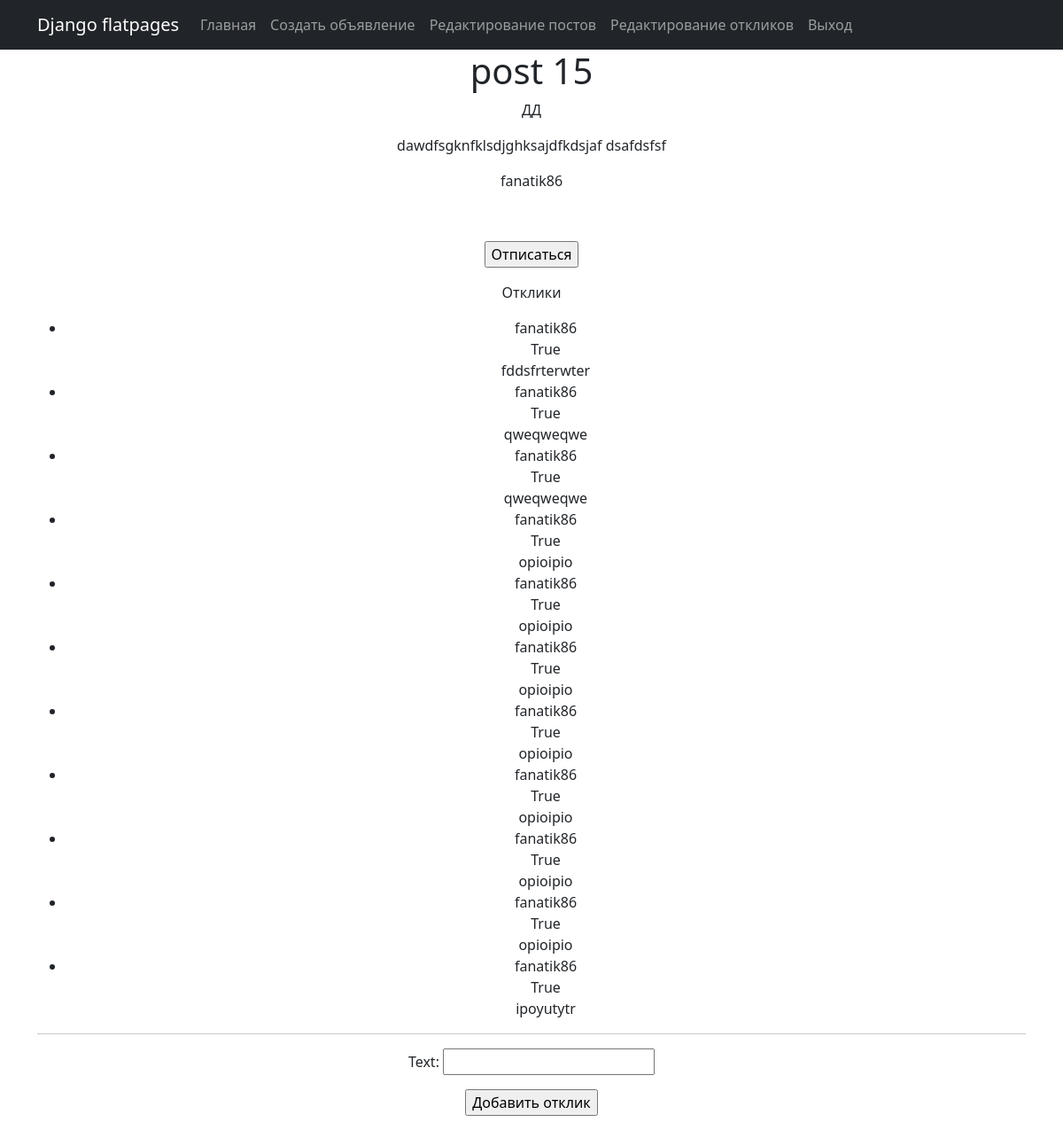
Screenshot of /posts/21 (signed in) with the database file from the repository.
### Post/models.py (models this page shows, shortened)
class Posts(models.Model):
    id_Post = models.BigAutoField(primary_key=True)
    header = models.CharField(verbose_name="Заголовок", max_length=150)
    '''content = RichTextField()'''
    content = RichTextUploadingField('contents')
    author = models.ForeignKey(User, on_delete=models.CASCADE, related_name='Пост_Пользователя')
    category = models.ForeignKey('Category', on_delete=models.CASCADE, related_name='Категория')

class Category(models.Model):
    id_category = models.BigAutoField(primary_key=True)
    name = models.CharField(verbose_name='Категория', max_length=50)
    subscribed = models.ManyToManyField(User, related_name='sub_category')
    def __str__(self):
        return f'{self.name}'

class Responses(models.Model):
    id_response = models.BigAutoField(primary_key=True)
    text = models.CharField(verbose_name='Отклик', max_length=500)
    user = models.ForeignKey(User, on_delete=models.CASCADE, related_name='Отклик_Пользователя')
    post = models.ForeignKey('Posts', on_delete=models.CASCADE, related_name='responses_posts')
    status = models.BooleanField(verbose_name='Видимость статьи', default=False)
    objects = StatusFilterResponses()

### Post/views.py (the view, shortened to what this page needs)
# urls.py: path('<int:pk>', PostDetail.as_view(), name='post_detail'),
class PostDetail(LoginRequiredMixin, FormMixin, DetailView):
    model = Posts
    template_name = 'post.html'
    context_object_name = 'post'
    form_class = ResponseForm
    def get_context_data(self, **kwargs):
        context = super().get_context_data(**kwargs)
        context['category'] = Category.objects.all()
        return context
    def post(self, request, *args, **kwargs):
        form = self.get_form()
        if form.is_valid():
            return self.form_valid(form)
        else:
            return self.form_invalid(form)

### Post/forms.py
class ResponseForm(ModelForm):
    text = CharField()
    class Meta:
        model = Responses
        fields = ['text']

### Post/models.py (called while the page is built)
    def get_queryset(self):
        return super().get_queryset().filter(Q(status=False, user=get_current_user()) |
                                             Q(status=False, post__author__username=get_current_user()) |
                                             Q(status=True))

### templates/post.html (shortened to what this page needs)
{% extends 'base/default.html' %}
{% block content %}
    <h1>{{ post.header }}</h1>
    <p>{{ post.category }}</p>
    <p>{{ post.content | safe }}</p>
    <p>{{ post.author }}</p>
    <br>
    <p>
            {% if user.is_authenticated %}
                    <form action="/subscribe/" method="POST">
                        {% if request.user not in post.category.subscribed.all %}
                            <input type="submit" name="subscribe_button" value="Подписаться">
                        {% else %}
                            <input type="submit" name="unsubscribe_button" value="Отписаться">
                        {% endif %}
                    </form>
            {% endif %}
    </p>
    <p>Отклики</p>
    <ul>
    {% for item in post.responses_posts.all %}
        <li>
        {{ item.user }}<br>
        {{ item.status }}<br>
        {{ item.text }}
        </li>
    {% endfor %}
    </ul>
    <hr>
    <p>
        <form method="POST">
        {{ form.as_p }}
        <input type="submit" value="Добавить отклик">
        </form>
    </p>
{% endblock content %}

### rows the page displays
Posts: header "post 15", category "ДД", content "dawdfsgknfklsdjghksajdfkdsjaf dsafdsfsf", author "fanatik86"
Responses: user "fanatik86", status "True", text "fddsfrterwter"
Responses: user "fanatik86", status "True", text "qweqweqwe"
Responses: user "fanatik86", status "True", text "qweqweqwe"
Responses: user "fanatik86", status "True", text "opioipio"
Responses: user "fanatik86", status "True", text "opioipio"
Responses: user "fanatik86", status "True", text "opioipio"
Responses: user "fanatik86", status "True", text "opioipio"
Responses: user "fanatik86", status "True", text "opioipio"
Responses: user "fanatik86", status "True", text "opioipio"
Responses: user "fanatik86", status "True", text "opioipio"
Responses: user "fanatik86", status "True", text "ipoyutytr"
